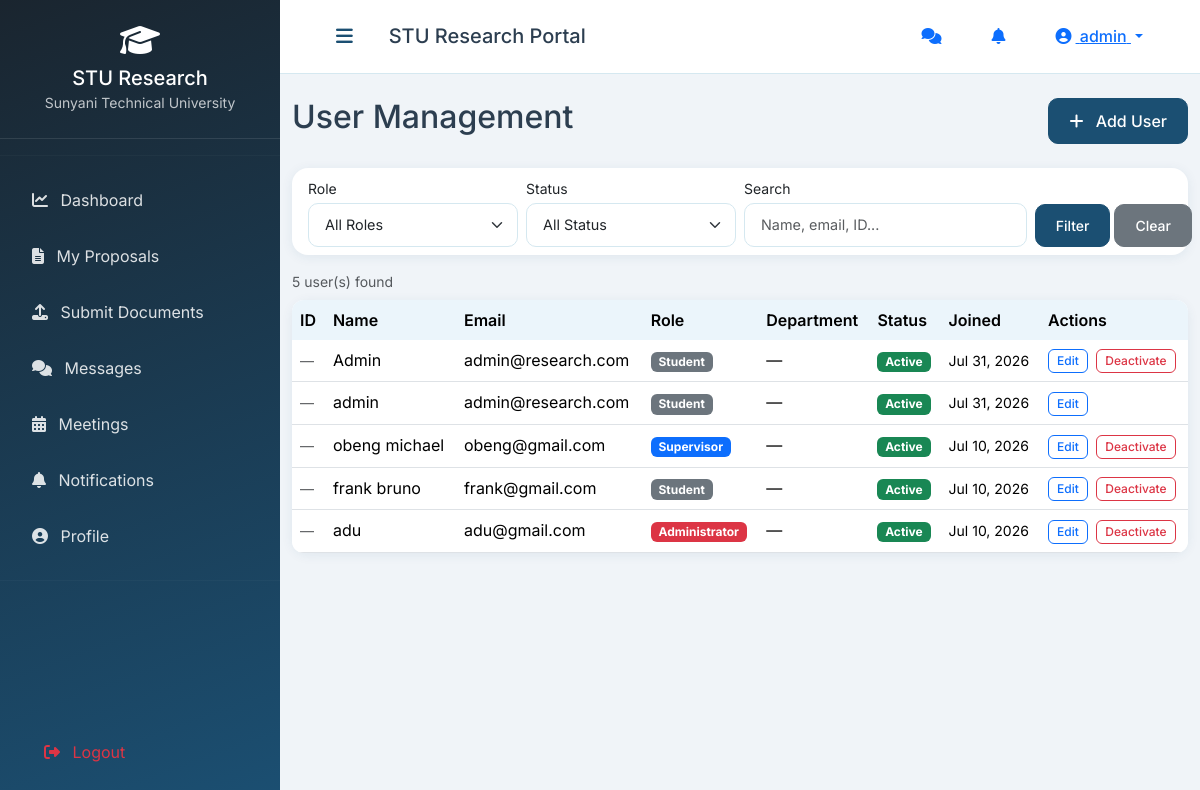
The app's page /dashboard/admin/users/ (signed in) with its own data.
### research/models.py (models this page shows, shortened)
class User(AbstractUser):
    ROLE_CHOICES = (
        ('admin', 'Administrator'),
        ('supervisor', 'Supervisor'),
        ('student', 'Student'),
    )
    role = models.CharField(max_length=20, choices=ROLE_CHOICES, default='student')
    student_id = models.CharField(max_length=50, unique=True, null=True, blank=True)
    phone = models.CharField(max_length=20, blank=True)
    department = models.CharField(max_length=100, blank=True)
    profile_pic = models.ImageField(upload_to='profile_pics/', null=True, blank=True)
    is_active = models.BooleanField(default=True)
    last_seen = models.DateTimeField(null=True, blank=True)

### research/views.py (the view, shortened to what this page needs)
# urls.py: path('dashboard/admin/users/', views.admin_users, name='admin_users'),
@login_required
@role_required('admin')
def admin_users(request):
    users = User.objects.all().order_by('-date_joined')
    role_filter = request.GET.get('role', '')
    status_filter = request.GET.get('status', '')
    search_query = request.GET.get('search', '')
    if role_filter:
        users = users.filter(role=role_filter)
    if status_filter == 'active':
        users = users.filter(is_active=True)
    elif status_filter == 'inactive':
        users = users.filter(is_active=False)
    total_count = users.count()
    paginator = Paginator(users, 20)
    page_obj = paginator.get_page(request.GET.get('page'))
    context = {
        'page_obj': page_obj,
        'role_filter': role_filter,
        'status_filter': status_filter,
        'search_query': search_query,
        'total_count': total_count,
        'section': 'users',
    }
    return render(request, 'research/admin/users.html', context)

### research/context_processors.py (called while the page is built)
def notification_count(request):
    if request.user.is_authenticated:
        notif_count = Notification.objects.filter(user=request.user, is_read=False).count()
        try:
            from .models import Message
            msg_count = Message.objects.filter(recipient=request.user, is_read=False).count()
        except Exception:
            msg_count = 0
        return {
            'unread_notification_count': notif_count,
            'unread_msg_count': msg_count,
        }
    return {'unread_notification_count': 0, 'unread_msg_count': 0}

def user_role(request):
    if request.user.is_authenticated:
        return {'user_role': request.user.role}
    return {'user_role': None}

### research/views.py (called while the page is built)
def role_required(*roles):
    def decorator(view_func):
        @wraps(view_func)
        def wrapper(request, *args, **kwargs):
            if not request.user.is_authenticated:
                messages.warning(request, 'Please log in to access this page.')
                return redirect('login')
            if request.user.role not in roles and not request.user.is_superuser:
                messages.error(request, 'You do not have permission to access this page.')
                return redirect('dashboard')
            return view_func(request, *args, **kwargs)
        return wrapper
    return decorator

### templates/research/admin/users.html (shortened to what this page needs)
{% extends 'base.html' %}
{% load static %}
{% block content %}
<div class="row">
    <div class="col-12">
        <div class="d-flex justify-content-between align-items-center mb-4">
            <h2>User Management</h2>
            <a href="{% url 'admin_user_create' %}" class="btn btn-primary">
                <i class="fas fa-plus me-2"></i> Add User
            </a>
        </div>
    </div>
</div>
<div class="card mb-3">
    <div class="card-body py-2">
        <form method="get" class="row g-2 align-items-end">
            <div class="col-md-3">
                <label class="form-label mb-1 small">Role</label>
                <select name="role" class="form-select form-select-sm">
                    <option value="">All Roles</option>
                </select>
            </div>
            <div class="col-md-3">
                <label class="form-label mb-1 small">Status</label>
                <select name="status" class="form-select form-select-sm">
                    <option value="">All Status</option>
                </select>
            </div>
            <div class="col-md-4">
                <label class="form-label mb-1 small">Search</label>
                <input type="text" name="search" class="form-control form-control-sm"
                       placeholder="Name, email, ID..." value="{{ search_query }}">
            </div>
            <div class="col-md-2 d-flex gap-1">
                <button type="submit" class="btn btn-primary btn-sm">Filter</button>
                <a href="{% url 'admin_users' %}" class="btn btn-secondary btn-sm">Clear</a>
            </div>
        </form>
    </div>
</div>
<div class="row">
    <div class="col-12">
        {% if total_count %}
        <p class="text-muted small mb-2">{{ total_count }} user(s) found</p>
        {% endif %}
        <div class="card">
            <div class="card-body p-0">
                <div class="table-responsive">
                    <table class="table table-hover mb-0">
                        <thead>
                            <tr>
                                <th>ID</th>
                                <th>Name</th>
                                <th>Email</th>
                                <th>Role</th>
                                <th>Department</th>
                                <th>Status</th>
                                <th>Joined</th>
                                <th>Actions</th>
                            </tr>
                        </thead>
                        <tbody>
                            {% for u in page_obj %}
                            <tr id="user-row-{{ u.id }}">
                                <td><small class="text-muted">{{ u.student_id|default:"—" }}</small></td>
                                <td>{{ u.get_full_name|default:u.username }}</td>
                                <td>{{ u.email }}</td>
                                <td>
                                    <span class="badge
                                        {% if u.role == 'admin' %}bg-danger
                                        {% elif u.role == 'supervisor' %}bg-primary
                                        {% else %}bg-secondary{% endif %}">
                                        {{ u.get_role_display }}
                                    </span>
                                </td>
                                <td>{{ u.department|default:"—" }}</td>
                                <td id="status-{{ u.id }}">
                                    {% if u.is_active %}
                                    <span class="badge bg-success">Active</span>
                                    {% else %}
                                    <span class="badge bg-danger">Inactive</span>
                                    {% endif %}
                                </td>
                                <td><small>{{ u.date_joined|date:"M d, Y" }}</small></td>
                                <td>
                                    <a href="{% url 'admin_user_edit' u.id %}"
                                       class="btn btn-xs btn-outline-primary me-1">Edit</a>
                                    {% if u.id != request.user.id %}
                                    <button class="btn btn-xs {% if u.is_active %}btn-outline-danger{% else %}btn-outline-success{% endif %} toggle-btn"
                                            data-user-id="{{ u.id }}"
                                            data-url="{% url 'admin_user_toggle' u.id %}"
                                            title="{% if u.is_active %}Deactivate{% else %}Activate{% endif %}">
                                        {% if u.is_active %}Deactivate{% else %}Activate{% endif %}
                                    </button>
                                    {% endif %}
                                </td>
                            </tr>
                            {% empty %}
                            <tr><td colspan="8" class="text-center py-4 text-muted">No users found.</td></tr>
                            {% endfor %}
                        </tbody>
                    </table>
                </div>
            </div>
        </div>
    </div>
</div>
{% endblock %}

### templates/base.html (shortened to what this page needs)
<!DOCTYPE html>
<html lang="en">
<head>
    <link href="https://cdn.jsdelivr.net/npm/bootstrap@5.3.2/dist/css/bootstrap.min.css" rel="stylesheet">
    <link rel="stylesheet" href="https://cdnjs.cloudflare.com/ajax/libs/font-awesome/6.5.0/css/all.min.css">
    {% load static %}
    <link rel="stylesheet" href="{% static 'css/custom.css' %}">
</head>
<body>
{% if user.is_authenticated %}{% include 'includes/sidebar.html' %}{% endif %}
<div class="main-content {% if user.is_authenticated %}with-sidebar{% endif %}">
    {% if user.is_authenticated %}
    <nav class="top-nav">
        <div class="container-fluid">
            <div class="d-flex justify-content-between align-items-center">
                <div class="d-flex align-items-center">
                    <button class="sidebar-toggle btn btn-link" id="sidebarToggle" aria-label="Toggle sidebar">
                        <i class="fas fa-bars"></i>
                    </button>
                    <h5 class="mb-0 ms-3 d-none d-md-block">STU Research Portal</h5>
                </div>
                <div class="d-flex align-items-center gap-2">
                    <a href="{% url 'conversation_list' %}" class="btn btn-link position-relative" title="Messages">
                        <i class="fas fa-comments"></i>
                    </a>
                    <div class="dropdown">
                        <button class="btn btn-link position-relative" type="button"
                                id="notifToggle" data-bs-toggle="dropdown"
                                aria-expanded="false" aria-label="Notifications">
                            <i class="fas fa-bell"></i>
                        </button>
                    </div>
                    <div class="dropdown">
                        <button class="btn btn-link dropdown-toggle" type="button" data-bs-toggle="dropdown">
                            <i class="fas fa-user-circle me-1"></i>
                            <span class="d-none d-md-inline">{{ user.get_full_name|default:user.username }}</span>
                        </button>
                    </div>
                </div>
            </div>
        </div>
    </nav>
    {% endif %}
    <main class="py-4">
        <div class="container-fluid">
            {% block content %}{% endblock %}
        </div>
    </main>
</div>
<div id="toast-container" class="toast-container position-fixed bottom-0 end-0 p-3" style="z-index:1200;"></div>
</body>
</html>

### research/static/css/custom.css (style rules this page uses)
:root { --primary: #1B4F72; --primary-dark: #0D3B5E; --primary-light: #2E86C1; --secondary: #2980B9; --accent: #E67E22; --success: #27AE60; --danger: #E74C3C; --warning: #F39C12; --light: #EBF5FB; --dark: #1A252F; --gray: #7F8C8D; --border: #D5E8F0; }
* { margin: 0; padding: 0; box-sizing: border-box; }
body { font-family: 'Inter', sans-serif; background: #F0F4F8; color: #2C3E50; }
.main-content { margin-left: 280px; transition: all 0.3s ease; min-height: 100vh; }
.top-nav { background: white; padding: 12px 24px; border-bottom: 1px solid var(--border); position: sticky; top: 0; z-index: 999; }
.sidebar-toggle { color: var(--primary); font-size: 1.2rem; background: transparent; border: none; }
.card { border: none; border-radius: 16px; box-shadow: 0 2px 12px rgba(27,79,114,0.08); transition: all 0.2s; }
.form-control, .form-select { border-radius: 10px; border: 1px solid var(--border); padding: 10px 16px; font-size: 0.9rem; }
.btn { border-radius: 10px; padding: 10px 20px; font-weight: 500; }
.btn-primary { background: var(--primary); border-color: var(--primary); }
.table { background: white; border-radius: 12px; overflow: hidden; }
.table th { background: var(--light); border-bottom: none; font-weight: 600; }
.toast-container { position: fixed; bottom: 20px; right: 20px; z-index: 1100; }
.btn-xs { padding: 2px 8px; font-size: .75rem; border-radius: 6px; }

### templates/base.html (style rules this page uses)
.btn-xs { padding: 2px 8px; font-size: .75rem; border-radius: 6px; }

### records on screen
User: get_full_name "admin", student_id "—", email "admin@research.com", role "Student", department "—", is_active "Active", date_joined "Jul 31, 2026"
User: student_id "—", get_full_name "Admin", email "admin@research.com", role "Student", department "—", is_active "Active", date_joined "Jul 31, 2026"
User: student_id "—", get_full_name "obeng michael", email "obeng@gmail.com", role "Supervisor", department "—", is_active "Active", date_joined "Jul 10, 2026"
User: student_id "—", get_full_name "frank bruno", email "frank@gmail.com", role "Student", department "—", is_active "Active", date_joined "Jul 10, 2026"
User: student_id "—", get_full_name "adu", email "adu@gmail.com", role "Administrator", department "—", is_active "Active", date_joined "Jul 10, 2026"

### other values on screen
{{ total_count }} "5"
